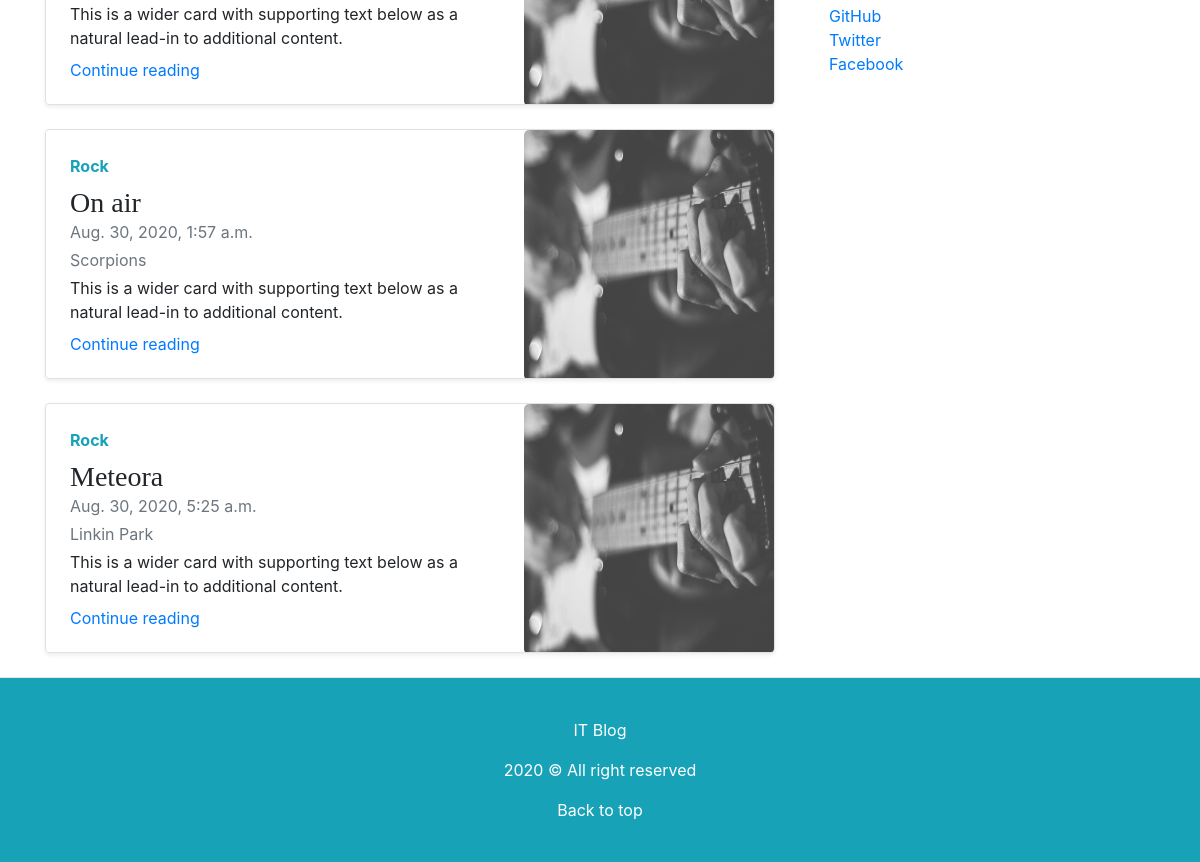
Before: / (lower part) with the older database file.
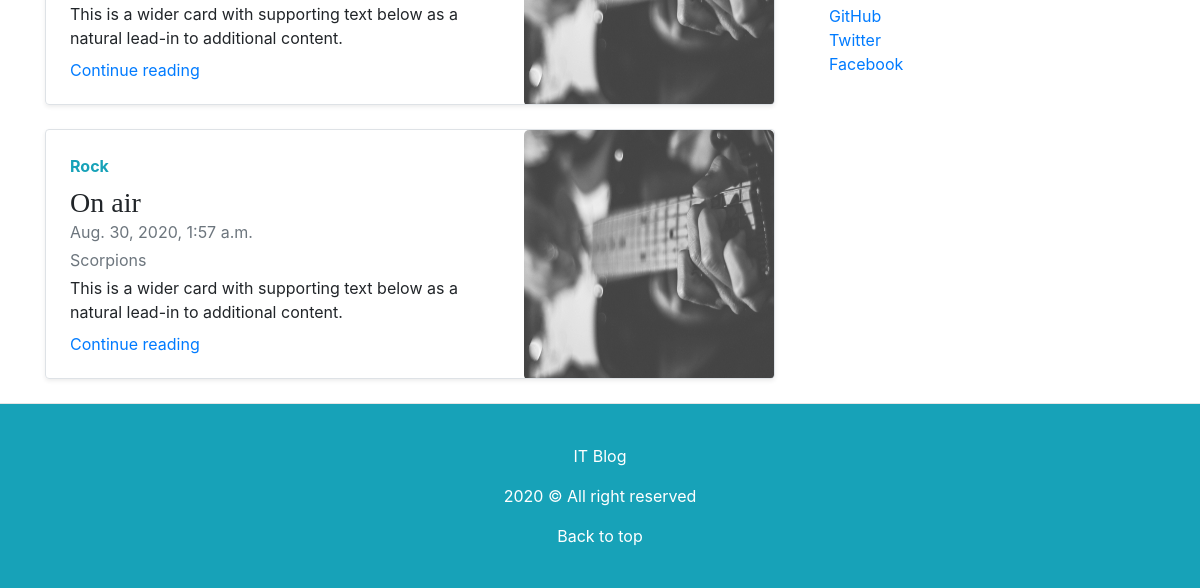
After: the same page with the newer database file.
### music/models.py (models this page shows, shortened)
class Music(models.Model):
    title = models.CharField(max_length=64, null=True)
    author = models.CharField(max_length=100, null=True)
    genre = models.CharField(max_length=64, null=True)
    artist = models.ForeignKey('auth.user', on_delete=models.CASCADE, null=True)
    body = models.TextField(null=True)
    time = models.DateTimeField(auto_now=True)

### music/views.py (the view)
# urls.py: path('', MusicListView.as_view(), name='home'),
class MusicListView(ListView):
    template_name = "home.html"
    model = Music

### templates/home.html (shortened to what this page needs)
{% extends 'base.html'%}
{% block content %}
    {% for album in object_list %}
    <div class="row no-gutters border rounded overflow-hidden flex-md-row mb-4 shadow-sm h-md-250 position-relative">
        <div class="col p-4 d-flex flex-column position-static">
            <strong class="d-inline-block mb-2 text-info">{{album.genre}}</strong>
            <h3 class="mb-0">{{album.title}}</h3>
            <div class="mb-1 text-muted">{{album.time}}</div>
            <div class="mb-1 text-muted"> {{album.author}}</div>
            <p class="card-text mb-auto">This is a wider card with supporting text below as a natural lead-in to additional content.</p>
            <a href="{% url 'detail' album.id %}" class="stretched-link">Continue reading</a>
        </div>
        <div class="col-auto d-none d-lg-block ">
            <img class="bd-placeholder-img" width="250" height="250" src="/static/img/guitar.jpg">
        </div>
    </div>
    {% endfor %}
{% endblock content %}

Changed rows visible on the page:
removed Music: genre "Rock", title "Meteora", time "Aug. 30, 2020, 5:25 a.m.", author "Linkin Park"
